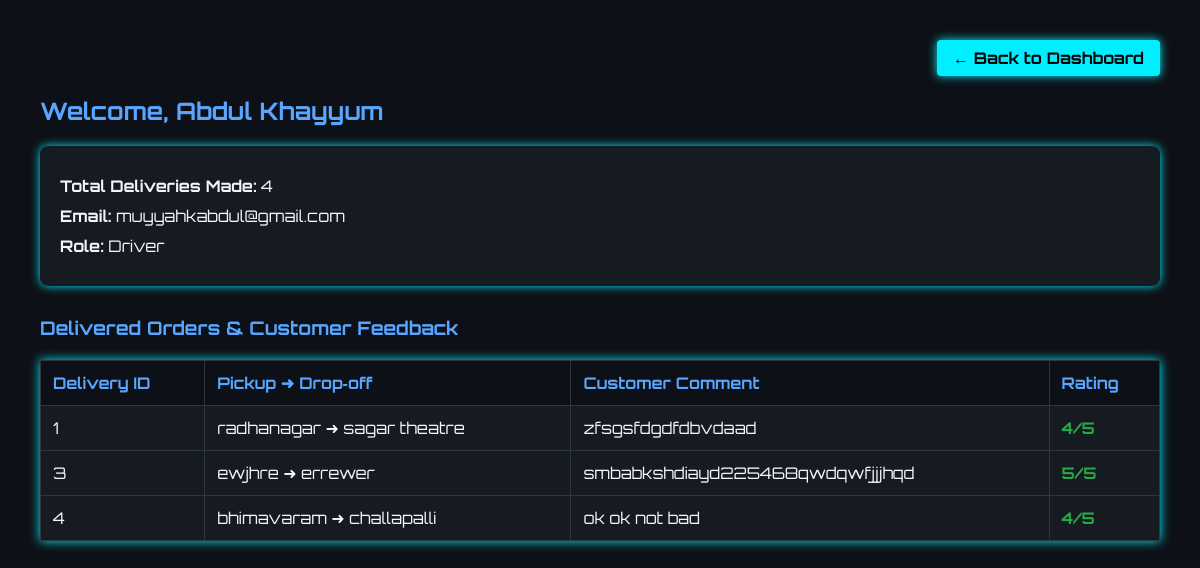
The page /profile (signed in) on the database its author committed.
### models.py (models this page shows, shortened)
class User(db.Model):
    __tablename__ = "user"
    id          = db.Column(db.Integer, primary_key=True)
    name        = db.Column(db.String(100), nullable=False)
    email       = db.Column(db.String(120), unique=True, nullable=False)
    password    = db.Column(db.String(200), nullable=False)
    role        = db.Column(db.String(20), nullable=False)  # Customer | Driver | Admin
    is_approved = db.Column(db.Boolean, default=True)       # ← Required for driver approval
    deliveries_created = db.relationship(
        "DeliveryRequest",
        backref="customer",
        lazy=True,
        foreign_keys="DeliveryRequest.customer_id"
    )
    deliveries_taken = db.relationship(
        "DeliveryRequest",
        backref="driver",
        lazy=True,
        foreign_keys="DeliveryRequest.driver_id"
    )

class Feedback(db.Model):
    __tablename__ = "feedback"
    id          = db.Column(db.Integer, primary_key=True)
    delivery_id = db.Column(
        db.Integer,
        db.ForeignKey("delivery_request.id"),
        unique=True,
        nullable=False
    )
    rating      = db.Column(db.Integer, nullable=False)  # 1–5
    comment     = db.Column(db.String(200))
    created_at  = db.Column(db.DateTime, default=datetime.utcnow)
    delivery = db.relationship("DeliveryRequest", back_populates="feedback")

class DeliveryRequest(db.Model):
    __tablename__ = "delivery_request"
    id              = db.Column(db.Integer, primary_key=True)
    pickup_address  = db.Column(db.String(200), nullable=False)
    dropoff_address = db.Column(db.String(200), nullable=False)
    package_note    = db.Column(db.String(300))
    status          = db.Column(db.String(20), default="Pending")  # Pending → Accepted → In Transit → Delivered
    created_at      = db.Column(db.DateTime, default=datetime.utcnow)
    customer_id = db.Column(db.Integer, db.ForeignKey("user.id"), nullable=False)
    driver_id   = db.Column(db.Integer, db.ForeignKey("user.id"), nullable=True)
    feedback = db.relationship(
        "Feedback",
        uselist=False,
        back_populates="delivery",
        cascade="all, delete-orphan"
    )

### app.py (the view, shortened to what this page needs)
@app.route("/profile")
def profile():
    u = current_user()
    if not u:
        return redirect(url_for("home"))
    if u.role == "Driver":
        deliveries = DeliveryRequest.query.filter_by(
            driver_id=u.id, status="Delivered").all()
        feedbacks = (Feedback.query.join(DeliveryRequest)
                     .filter(DeliveryRequest.driver_id == u.id).all())
        return render_template("profile_driver.html",
                               user=u, deliveries=deliveries, feedbacks=feedbacks)
    return redirect(url_for("admin_dashboard"))

### app.py (called while the page is built)
def current_user():
    uid = session.get("user_id")
    return User.query.get(uid) if uid else None

### templates/profile_driver.html (shortened to what this page needs)
<!DOCTYPE html>
<html lang="en">
<head>
</head>
<body>
    <div class="top-nav">
        <a class="top-btn" href="{{ url_for('driver_dashboard') }}">← Back to Dashboard</a>
    </div>
    <h2>Welcome, {{ user.name }}</h2>
    <div class="info">
        <p><strong>Total Deliveries Made:</strong> {{ deliveries|length }}</p>
        <p><strong>Email:</strong> {{ user.email }}</p>
        <p><strong>Role:</strong> {{ user.role }}</p>
    </div>
    <h3>Delivered Orders & Customer Feedback</h3>
    {% if deliveries %}
        <table>
            <tr>
                <th>Delivery ID</th>
                <th>Pickup ➜ Drop‑off</th>
                <th>Customer Comment</th>
                <th>Rating</th>
            </tr>
            {% for fb in feedbacks %}
            <tr>
                <td>{{ fb.delivery_id }}</td>
                <td>{{ fb.delivery.pickup_address }} ➜ {{ fb.delivery.dropoff_address }}</td>
                <td>{{ fb.comment or '—' }}</td>
                <td class="rating">{{ fb.rating }}/5</td>
            </tr>
            {% endfor %}
        </table>
    {% else %}
        <p class="empty">You have no delivered orders yet.</p>
    {% endif %}
</body>
</html>

### templates/profile_driver.html (style rules this page uses)
:root { --blue: #0ef; --blue-d: #00c8ff; --green: #28a745; }
body { font-family: 'Orbitron', sans-serif; background-color: #0d1117; color: #f0f6fc; margin: 0; padding: 40px; }
.top-nav { display: flex; justify-content: flex-end; margin-bottom: 20px; }
a.top-btn { padding: 8px 16px; background: var(--blue); color: black; text-decoration: none; border-radius: 4px; font-weight: bold; box-shadow: 0 0 10px var(--blue); transition: 0.3s; }
h2, h3 { color: #58a6ff; }
.info { background: #161b22; padding: 20px; border-radius: 8px; box-shadow: 0 0 10px var(--blue); margin-bottom: 30px; }
.info p { margin: 10px 0; }
table { width: 100%; border-collapse: collapse; background-color: #161b22; box-shadow: 0 0 10px var(--blue); margin-top: 20px; }
th, td { padding: 12px; border: 1px solid #30363d; text-align: left; }
th { background-color: #0d1117; color: #58a6ff; }
.rating { font-weight: bold; color: var(--green); }

### rows shown on the page
User: name "Abdul Khayyum", email "muyyahkabdul@gmail.com", role "Driver"
Feedback: delivery_id "1", delivery.pickup_address "radhanagar", delivery.dropoff_address "sagar theatre", comment "zfsgsfdgdfdbvdaad", rating "4"
Feedback: delivery_id "3", delivery.pickup_address "ewjhre", delivery.dropoff_address "errewer", comment "smbabkshdiayd225468qwdqwfjjjhqd", rating "5"
Feedback: delivery_id "4", delivery.pickup_address "bhimavaram", delivery.dropoff_address "challapalli", comment "ok ok not bad", rating "4"

### other values the page prints
{{ deliveries|length }} "4"
